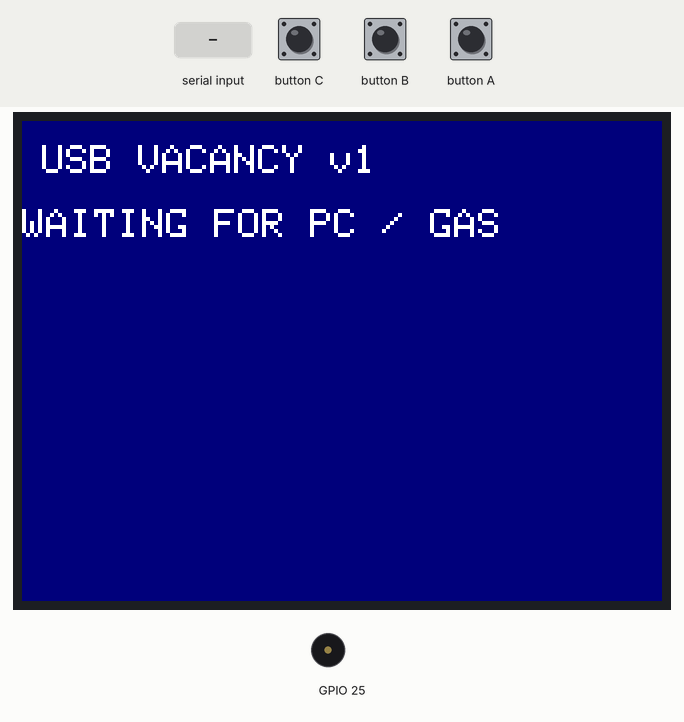
Bench run of a sketch on a simulated ESP32. Shown: 320×240 colour display, buzzer (waves = sounding). Inputs (shaded band) come from the test bench. What the sketch prints to the serial monitor is not drawn.

Above: at 1.4 s.
1.5 s: "TEST\n" received over Serial
At 1.65 s:
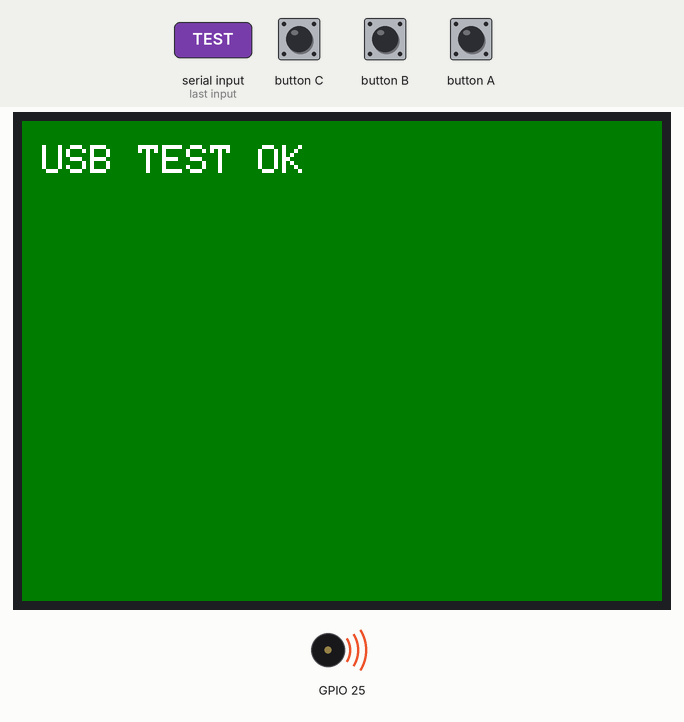
At 2.7 s:
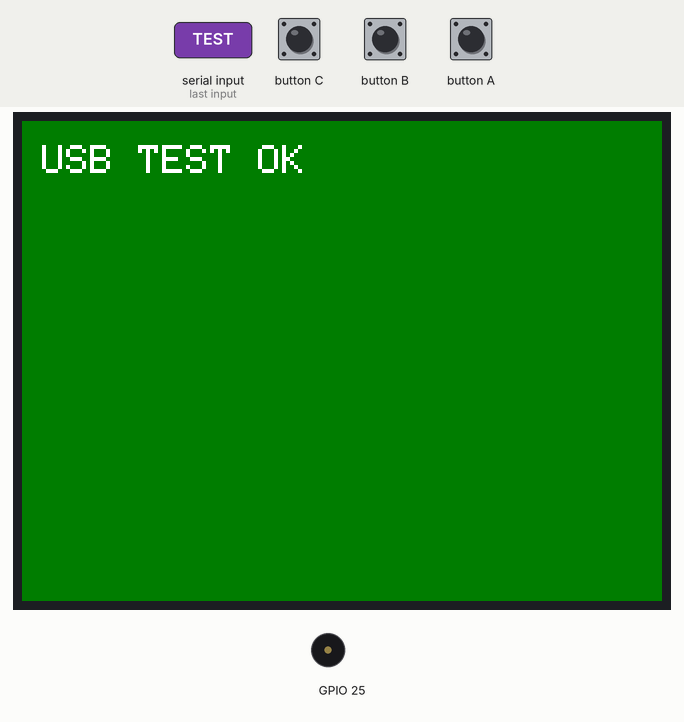
3.2 s: button A pressed for 0.15 s
At 4.4 s:
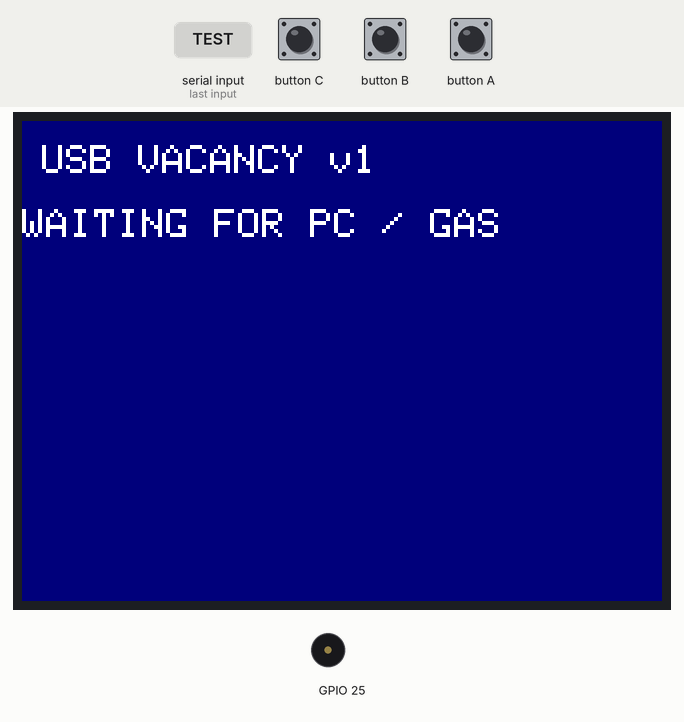
Timing chart, 0 to 6.2 s (numbered marks = the images above; inputs shaded):
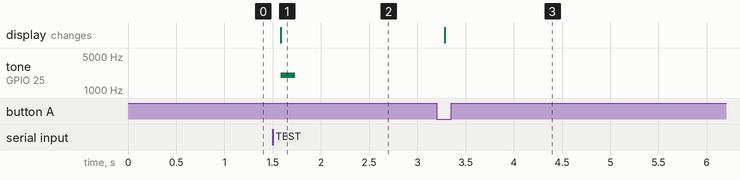

Measured:
- after the input at 1.5 s, tone on GPIO 25: silent → 2000 Hz after 0.08 s, → silent 0.15 s later; the display: changes after 0.08 s (image 1)
- after the input at 3.2 s, the display: changes after 0.08 s (image 3)

The sketch:

usb_vacancy_alert.ino
```cpp
// M5Stack Basic / M5Stack-Core-ESP32 / M5Unified
// USB only. Protocol: SUMMARY <count> <latest>\n, ERROR\n, TEST\n
#include <M5Unified.h>
#include <stdlib.h>
#include <string.h>

char line[80];
size_t used = 0;
bool overflowed = false, haveData = false, online = false, unacked = false;
unsigned long lastReceived = 0;
long count = 0, latest = -1;

void draw() {
  M5.Display.fillScreen(!online ? TFT_NAVY : unacked ? TFT_RED : TFT_DARKGREEN);
  M5.Display.setTextColor(TFT_WHITE);
  M5.Display.setTextSize(2);
  M5.Display.setCursor(10, 12);
  M5.Display.println("USB VACANCY v1");
  M5.Display.println();
  if (!online) {
    M5.Display.println("WAITING FOR PC / GAS");
    if (haveData) M5.Display.printf("Last count: %ld\n", count);
  } else {
    M5.Display.printf("%ld open\n\n", count);
    M5.Display.println(unacked ? "NEW! Press A" : "ack / waiting");
  }
}

bool readNumber(char*& p, long& value) {
  if (*p < '0' || *p > '9') return false;
  value = 0;
  while (*p >= '0' && *p <= '9') {
    int digit = *p++ - '0';
    if (value > (2147483647L - digit) / 10) return false;
    value = value * 10 + digit;
  }
  return true;
}

void playNotificationMelody() {
  // ドレミファソラシド・ドシラソファミレド（C4→C5→C4）
  const uint16_t notes[] = {
    262, 294, 330, 349, 392, 440, 494, 523,
    523, 494, 440, 392, 349, 330, 294, 262
  };
  M5.Speaker.setVolume(150);
  for (size_t i = 0; i < sizeof(notes) / sizeof(notes[0]); ++i) {
    M5.Speaker.tone(notes[i], 130);
    delay(155);
  }
}

void receiveLine() {
  if (!strcmp(line, "ERROR")) { online = false; draw(); return; }
  if (!strcmp(line, "TEST")) {
    M5.Display.fillScreen(TFT_DARKGREEN);
    M5.Display.setCursor(10, 12);
    M5.Display.println("USB TEST OK");
    M5.Speaker.tone(2000, 150);
    Serial.println("TEST OK");
    return;
  }
  if (strncmp(line, "SUMMARY ", 8)) return;
  char* p = line + 8;
  long nextCount, nextLatest;
  if (!readNumber(p, nextCount) || *p++ != ' ' ||
      !readNumber(p, nextLatest) || *p != '\0') return;
  if (haveData && nextLatest > latest) {
    unacked = true;
    playNotificationMelody();
  }
  count = nextCount;
  latest = nextLatest;
  haveData = online = true;
  lastReceived = millis();
  draw();
  Serial.println("OK");
}

void setup() {
  auto cfg = M5.config();
  M5.begin(cfg);
  Serial.begin(115200);
  M5.Display.setRotation(1);
  M5.Display.setBrightness(128);
  M5.Speaker.setVolume(150);
  draw();
  Serial.println("USB READY");
}

void loop() {
  M5.update();
  for (int n = 0; n < 128 && Serial.available(); ++n) {
    char ch = Serial.read();
    if (ch == '\n') {
      line[used] = '\0';
      if (!overflowed) receiveLine();
      used = 0;
      overflowed = false;
    } else if (ch != '\r') {
      if (used < sizeof(line) - 1) line[used++] = ch;
      else overflowed = true;
    }
  }
  if (M5.BtnA.wasPressed()) { unacked = false; draw(); }
  if (online && millis() - lastReceived > 90000) { online = false; draw(); }
  delay(5);
}
```
